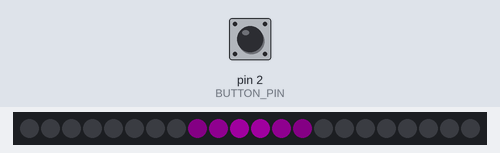
This sketch was run on a simulated Arduino Uno, built with avr-gcc and run on an emulated ATmega328P. On the bench: 22 RGB LEDs in strip order, left to right. Inputs (shaded band) come from the test bench; at power-on: pin 2 (BUTTON_PIN) HIGH. Dim RGB values are drawn brighter than linear.

Above: at 0.01 s.
At 1.39 s:
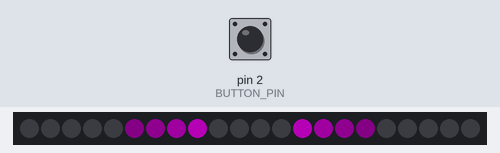
At 2.77 s:
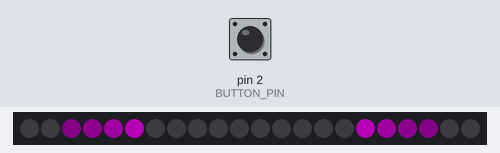
At 5.69 s:
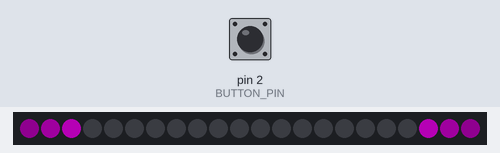
At 10.91 s:
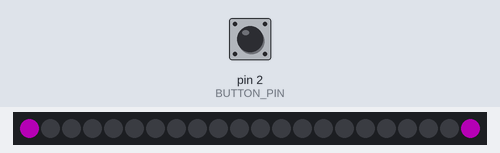
At 11.53 s:
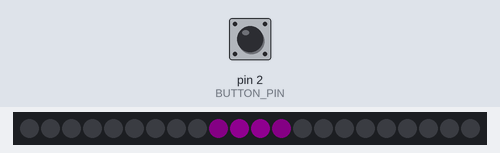

The sketch:

NeoPixelAndOLED.ino
```cpp
// Simple demonstration on using an input device to trigger changes on your
// NeoPixels. Wire a momentary push button to connect from ground to a
// digital IO pin. When the button is pressed it will change to a new pixel
// animation. Initial state has all pixels off -- press the button once to
// start the first animation. As written, the button does not interrupt an
// animation in-progress, it works only when idle.

#include <Adafruit_NeoPixel.h>
#ifdef __AVR__
 #include <avr/power.h> // Required for 16 MHz Adafruit Trinket
#endif

// Digital IO pin connected to the button. This will be driven with a
// pull-up resistor so the switch pulls the pin to ground momentarily.
// On a high -> low transition the button press logic will execute.
#define BUTTON_PIN   2

#define PIXEL_PIN    6  // Digital IO pin connected to the NeoPixels.

#define PIXEL_COUNT 22  // Number of NeoPixels

// Declare our NeoPixel strip object:
Adafruit_NeoPixel strip(PIXEL_COUNT, PIXEL_PIN, NEO_GRB + NEO_KHZ800);
// Argument 1 = Number of pixels in NeoPixel strip
// Argument 2 = Arduino pin number (most are valid)
// Argument 3 = Pixel type flags, add together as needed:
//   NEO_KHZ800  800 KHz bitstream (most NeoPixel products w/WS2812 LEDs)
//   NEO_KHZ400  400 KHz (classic 'v1' (not v2) FLORA pixels, WS2811 drivers)
//   NEO_GRB     Pixels are wired for GRB bitstream (most NeoPixel products)
//   NEO_RGB     Pixels are wired for RGB bitstream (v1 FLORA pixels, not v2)
//   NEO_RGBW    Pixels are wired for RGBW bitstream (NeoPixel RGBW products)

boolean oldState = HIGH;
int     mode     = 0;    // Currently-active animation mode, 0-9

void setup() {
  pinMode(BUTTON_PIN, INPUT_PULLUP);
  strip.begin(); // Initialize NeoPixel strip object (REQUIRED)
  strip.show();  // Initialize all pixels to 'off'
}

void loop() {
  // Get current button state.
  boolean newState = digitalRead(BUTTON_PIN);


  colorWipeT(strip.Color(  0,   0,   0), 50);    // Black/off

  // Check if state changed from high to low (button press).
  if((newState == LOW) && (oldState == HIGH)) {
    // Short delay to debounce button.
    delay(20);
    // Check if button is still low after debounce.
    newState = digitalRead(BUTTON_PIN);
    if(newState == LOW) {      // Yes, still low
      if(++mode > 8) mode = 0; // Advance to next mode, wrap around after #8
      switch(mode) {           // Start the new animation...
        case 0:
          colorWipeC(strip.Color(  0,   0,   0), 50);    // Black/off
          break;
        case 1:
          colorWipeC(strip.Color(255,   0,   0), 50);    // Red
          break;
        case 2:
          colorWipeC(strip.Color(  0, 255,   0), 50);    // Green
          break;
        case 3:
          colorWipeC(strip.Color(  0,   0, 255), 50);    // Blue
          break;
        case 4:
          colorWipeC(strip.Color(  0,   0, 255), 50);    // Blue

          break;
        case 5:
          colorWipeC(strip.Color(  0,   0, 255), 50);    // Blue

          break;
        case 6:
          colorWipeC(strip.Color(  0,   0, 255), 50);    // Blue

          break;
        case 7:
          colorWipeC(strip.Color(  0,   0, 255), 50);    // Blue

          break;
        case 8:
          colorWipeC(strip.Color(  0,   0, 255), 50);    // Blue

          break;
      }
    }
  }

  // Set the last-read button state to the old state.
  oldState = newState;
}


void clipLED(int pixel, uint32_t color){
    if ((pixel >=0) && (pixel <11)){
      strip.setPixelColor(pixel, color);
      strip.setPixelColor(21-pixel, color);
    }

}


void colorWipeT(uint32_t color, int wait) {

  uint32_t  color0 = strip.Color(  7,   0, 7);
  uint32_t  color1 = strip.Color(  15,   0, 15);
  uint32_t  color2 = strip.Color(  31,   0, 31);
  uint32_t  color3 = strip.Color(  63,   0, 63);

  int modFactor =15;

  for(int i= 11; i<strip.numPixels() * 10; i++) { // For each pixel in strip...
    strip.clear();         //   Set all pixels in RAM to 0 (off)
    clipLED((i-3) % modFactor, color0);         //  Set pixel's color (in RAM)
    clipLED((i-2) % modFactor, color1);         //  Set pixel's color (in RAM)
    clipLED((i-1) % modFactor, color2);         //  Set pixel's color (in RAM)
    clipLED(i % modFactor, color3);         //  Set pixel's color (in RAM)
    strip.show();                          //  Update strip to match
    delay(50);                           //  Pause for a moment
  }
}


void colorWipeC(uint32_t color, int wait) {

  uint32_t  color0 = strip.Color(  7,   0, 7);
  uint32_t  color1 = strip.Color(  15,   0, 15);
  uint32_t  color2 = strip.Color(  31,   0, 31);
  uint32_t  color3 = strip.Color(  63,   0, 63);
  uint32_t  color4 = strip.Color(  31,   0, 31);
  uint32_t  color5 = strip.Color(  15,   0, 15);

/*
  uint32_t  color0 = strip.Color(255,   0, 7);
  uint32_t  color1 = strip.Color(127,   0, 15);
  uint32_t  color2 = strip.Color( 63,   0, 31);
  uint32_t  color3 = strip.Color( 31,   0, 63);
  uint32_t  color4 = strip.Color( 15,   0, 127);
  uint32_t  color5 = strip.Color(  7,   0, 255);
*/
/*
  uint32_t  color0 = strip.Color(255,   0, 0);
  uint32_t  color1 = strip.Color(127,   0, 0);
  uint32_t  color2 = strip.Color( 63,   0, 0);
  uint32_t  color3 = strip.Color( 31,   0, 0);
  uint32_t  color4 = strip.Color( 15,   0, 0);
  uint32_t  color5 = strip.Color(  7,   0, 0);
*/

  for(int i=strip.numPixels(); i<strip.numPixels() * 10; i++) { // For each pixel in strip...
    strip.clear();         //   Set all pixels in RAM to 0 (off)
    strip.setPixelColor((i-2) % strip.numPixels(), color0);         //  Set pixel's color (in RAM)
    strip.setPixelColor((i-1) % strip.numPixels(), color1);         //  Set pixel's color (in RAM)
    strip.setPixelColor(i % strip.numPixels(), color2);         //  Set pixel's color (in RAM)
    strip.setPixelColor((i+1) % strip.numPixels(), color3);         //  Set pixel's color (in RAM)
    //strip.setPixelColor((i+2) % strip.numPixels(), color4);         //  Set pixel's color (in RAM)
    //strip.setPixelColor((i+3) % strip.numPixels(), color5);         //  Set pixel's color (in RAM)
    strip.show();                          //  Update strip to match
    delay(wait);                           //  Pause for a moment
  }
}
```

Measured:
- by itself, everything shown: repeats every 10.7 s, in 209 steps
